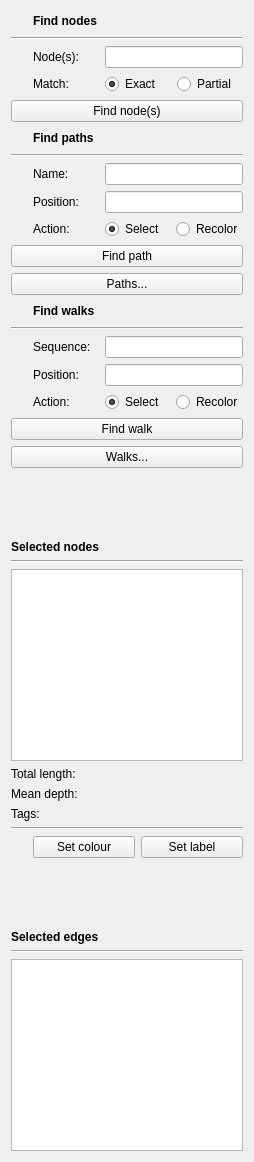
      <widget class="QWidget" name="selectionScrollAreaWidgetContents">
       <property name="geometry">
        <rect>
         <x>0</x>
         <y>0</y>
         <width>254</width>
         <height>1130</height>
        </rect>
       </property>
       <property name="sizePolicy">
        <sizepolicy hsizetype="Minimum" vsizetype="Preferred">
         <horstretch>0</horstretch>
         <verstretch>0</verstretch>
        </sizepolicy>
       </property>
       <layout class="QVBoxLayout" name="verticalLayout_4">
        <item>
         <layout class="QHBoxLayout" name="hLayout_findNodes">
          <item>
           <widget class="InfoTextWidget" name="findNodesHeaderInfo" native="true">
            <property name="sizePolicy">
             <sizepolicy hsizetype="Fixed" vsizetype="Fixed">
              <horstretch>0</horstretch>
              <verstretch>0</verstretch>
             </sizepolicy>
            </property>
            <property name="minimumSize">
             <size>
              <width>16</width>
              <height>16</height>
             </size>
            </property>
            <property name="toolTip">
             <string>&lt;html&gt;&lt;head/&gt;&lt;body&gt;&lt;p&gt;Type a comma-delimited list of node names or numbers and click &apos;Find node(s)&apos; to search for and select nodes in the graph. Supports both exact and partial name matching.&lt;/p&gt;&lt;/body&gt;&lt;/html&gt;</string>
            </property>
           </widget>
          </item>
          <item>
           <widget class="QLabel" name="label_14">
            <property name="font">
             <font>
              <bold>true</bold>
             </font>
            </property>
            <property name="text">
             <string>Find nodes</string>
            </property>
           </widget>
          </item>
          <item>
           <spacer name="findNodesHeaderSpacer">
            <property name="orientation">
             <enum>Qt::Horizontal</enum>
            </property>
            <property name="sizeType">
             <enum>QSizePolicy::Expanding</enum>
            </property>
            <property name="sizeHint" stdset="0">
             <size>
              <width>40</width>
              <height>20</height>
             </size>
            </property>
           </spacer>
          </item>
         </layout>
        </item>
        <item>
         <widget class="Line" name="line_10">
          <property name="orientation">
           <enum>Qt::Horizontal</enum>
          </property>
         </widget>
        </item>
        <item>
         <widget class="QWidget" name="nodeSelectionWidget" native="true">
          <property name="enabled">
           <bool>true</bool>
          </property>
          <layout class="QGridLayout" name="gridLayout_2">
           <property name="leftMargin">
            <number>0</number>
           </property>
           <property name="topMargin">
            <number>0</number>
           </property>
           <property name="rightMargin">
            <number>0</number>
           </property>
           <property name="bottomMargin">
            <number>0</number>
           </property>
           <item row="1" column="0">
            <widget class="InfoTextWidget" name="selectionSearchNodesMatchTypeInfoText" native="true">
             <property name="enabled">
              <bool>true</bool>
             </property>
             <property name="sizePolicy">
              <sizepolicy hsizetype="Fixed" vsizetype="Fixed">
               <horstretch>0</horstretch>
               <verstretch>0</verstretch>
              </sizepolicy>
             </property>
             <property name="minimumSize">
              <size>
               <width>16</width>
               <height>16</height>
              </size>
             </property>
             <property name="toolTip">
              <string>&lt;html&gt;&lt;head/&gt;&lt;body&gt;&lt;p&gt;When 'Exact' match is used, nodes will only be selected if their name exactly matches your input above.&lt;br/&gt;&lt;br/&gt;When 'Partial' match is used, nodes will be selected if any part of their name matches your input above.&lt;/p&gt;&lt;/body&gt;&lt;/html&gt;</string>
             </property>
            </widget>
           </item>
           <item row="1" column="2">
            <widget class="QRadioButton" name="selectionSearchNodesExactMatchRadioButton">
             <property name="focusPolicy">
              <enum>Qt::StrongFocus</enum>
             </property>
             <property name="text">
              <string>Exact</string>
             </property>
             <property name="checked">
              <bool>true</bool>
             </property>
            </widget>
           </item>
           <item row="0" column="1">
            <widget class="QLabel" name="label_12">
             <property name="enabled">
              <bool>true</bool>
             </property>
             <property name="sizePolicy">
              <sizepolicy hsizetype="Minimum" vsizetype="Preferred">
               <horstretch>0</horstretch>
               <verstretch>0</verstretch>
              </sizepolicy>
             </property>
             <property name="text">
              <string>Node(s):</string>
             </property>
            </widget>
           </item>
           <item row="0" column="0">
            <widget class="InfoTextWidget" name="selectionSearchInfoText" native="true">
             <property name="sizePolicy">
              <sizepolicy hsizetype="Fixed" vsizetype="Fixed">
               <horstretch>0</horstretch>
               <verstretch>0</verstretch>
              </sizepolicy>
             </property>
             <property name="minimumSize">
              <size>
               <width>16</width>
               <height>16</height>
              </size>
             </property>
             <property name="toolTip">
              <string>&lt;html&gt;&lt;head/&gt;&lt;body&gt;&lt;p&gt;Type a comma-delimited list of one or mode node numbers and then click the 'Find node(s)' button to search for nodes in the graph. If the search is successful, the view will zoom to the found nodes and they will be selected.&lt;/p&gt;&lt;/body&gt;&lt;/html&gt;</string>
             </property>
            </widget>
           </item>
           <item row="1" column="1">
            <widget class="QLabel" name="label_16">
             <property name="enabled">
              <bool>true</bool>
             </property>
             <property name="text">
              <string>Match:</string>
             </property>
            </widget>
           </item>
           <item row="1" column="3">
            <widget class="QRadioButton" name="selectionSearchNodesPartialMatchRadioButton">
             <property name="focusPolicy">
              <enum>Qt::StrongFocus</enum>
             </property>
             <property name="text">
              <string>Partial</string>
             </property>
            </widget>
           </item>
           <item row="0" column="2" colspan="2">
            <widget class="QLineEdit" name="selectionSearchNodesLineEdit">
             <property name="enabled">
              <bool>true</bool>
             </property>
             <property name="sizePolicy">
              <sizepolicy hsizetype="Minimum" vsizetype="Fixed">
               <horstretch>0</horstretch>
               <verstretch>0</verstretch>
              </sizepolicy>
             </property>
             <property name="focusPolicy">
              <enum>Qt::StrongFocus</enum>
             </property>
            </widget>
           </item>
          </layout>
         </widget>
        </item>
        <item>
         <widget class="QPushButton" name="selectNodesButton">
          <property name="focusPolicy">
           <enum>Qt::StrongFocus</enum>
          </property>
          <property name="text">
           <string>Find node(s)</string>
          </property>
         </widget>
        </item>
        <item>
         <layout class="QHBoxLayout" name="hLayout_findPaths">
          <item>
           <widget class="InfoTextWidget" name="findPathsHeaderInfo" native="true">
            <property name="sizePolicy">
             <sizepolicy hsizetype="Fixed" vsizetype="Fixed">
              <horstretch>0</horstretch>
              <verstretch>0</verstretch>
             </sizepolicy>
            </property>
            <property name="minimumSize">
             <size>
              <width>16</width>
              <height>16</height>
             </size>
            </property>
            <property name="toolTip">
             <string>&lt;html&gt;&lt;head/&gt;&lt;body&gt;&lt;p&gt;Search for a named path in the graph by name. Paths are ordered sequences of oriented nodes. Use &apos;Find path&apos; to select or recolor all nodes belonging to the matching path.&lt;/p&gt;&lt;/body&gt;&lt;/html&gt;</string>
            </property>
           </widget>
          </item>
          <item>
           <widget class="QLabel" name="label_114">
            <property name="font">
             <font>
              <bold>true</bold>
             </font>
            </property>
            <property name="text">
             <string>Find paths</string>
            </property>
           </widget>
          </item>
          <item>
           <spacer name="findPathsHeaderSpacer">
            <property name="orientation">
             <enum>Qt::Horizontal</enum>
            </property>
            <property name="sizeType">
             <enum>QSizePolicy::Expanding</enum>
            </property>
            <property name="sizeHint" stdset="0">
             <size>
              <width>40</width>
              <height>20</height>
             </size>
            </property>
           </spacer>
          </item>
         </layout>
        </item>
        <item>
         <widget class="Line" name="line_101">
          <property name="orientation">
           <enum>Qt::Horizontal</enum>
          </property>
         </widget>
        </item>
        <item>
         <widget class="QWidget" name="pathSelectionWidget" native="true">
          <property name="enabled">
           <bool>true</bool>
          </property>
          <layout class="QGridLayout" name="gridLayout_21">
           <property name="leftMargin">
            <number>0</number>
           </property>
           <property name="topMargin">
            <number>0</number>
           </property>
           <property name="rightMargin">
            <number>0</number>
           </property>
           <property name="bottomMargin">
            <number>0</number>
           </property>
           <item row="2" column="0">
            <widget class="InfoTextWidget" name="pathSelectionTypeInfoText" native="true">
             <property name="enabled">
              <bool>true</bool>
             </property>
             <property name="sizePolicy">
              <sizepolicy hsizetype="Fixed" vsizetype="Fixed">
               <horstretch>0</horstretch>
               <verstretch>0</verstretch>
              </sizepolicy>
             </property>
             <property name="minimumSize">
              <size>
               <width>16</width>
               <height>16</height>
              </size>
             </property>
             <property name="toolTip">
              <string>&lt;html&gt;&lt;head/&gt;&lt;body&gt;&lt;p&gt;&lt;b&gt;Select&lt;/b&gt; highlights the matching path's nodes in the graph view.&lt;br/&gt;&lt;br/&gt;&lt;b&gt;Recolor&lt;/b&gt; assigns a custom colour to the matching path's nodes (requires 'Custom colours' colouring mode).&lt;/p&gt;&lt;/body&gt;&lt;/html&gt;</string>
             </property>
            </widget>
           </item>
           <item row="0" column="2" colspan="2">
            <widget class="QLineEdit" name="pathSelectionLineEdit2">
             <property name="enabled">
              <bool>true</bool>
             </property>
             <property name="sizePolicy">
              <sizepolicy hsizetype="Minimum" vsizetype="Fixed">
               <horstretch>0</horstretch>
               <verstretch>0</verstretch>
              </sizepolicy>
             </property>
             <property name="focusPolicy">
              <enum>Qt::StrongFocus</enum>
             </property>
            </widget>
           </item>
           <item row="0" column="1">
            <widget class="QLabel" name="label_112">
             <property name="enabled">
              <bool>true</bool>
             </property>
             <property name="sizePolicy">
              <sizepolicy hsizetype="Minimum" vsizetype="Preferred">
               <horstretch>0</horstretch>
               <verstretch>0</verstretch>
              </sizepolicy>
             </property>
             <property name="text">
              <string>Name:</string>
             </property>
            </widget>
           </item>
           <item row="2" column="3">
            <widget class="QRadioButton" name="pathSelectionRecolorRadioButton">
             <property name="focusPolicy">
              <enum>Qt::StrongFocus</enum>
             </property>
             <property name="text">
              <string>Recolor</string>
             </property>
            </widget>
           </item>
           <item row="2" column="1">
            <widget class="QLabel" name="label_116">
             <property name="enabled">
              <bool>true</bool>
             </property>
             <property name="text">
              <string>Action:</string>
             </property>
            </widget>
           </item>
           <item row="2" column="2">
            <widget class="QRadioButton" name="pathSelectionSelectRadioButton">
             <property name="focusPolicy">
              <enum>Qt::StrongFocus</enum>
             </property>
             <property name="text">
              <string>Select</string>
             </property>
             <property name="checked">
              <bool>true</bool>
             </property>
            </widget>
           </item>
           <item row="0" column="0">
            <widget class="InfoTextWidget" name="pathSelectionInfoText2" native="true">
             <property name="sizePolicy">
              <sizepolicy hsizetype="Fixed" vsizetype="Fixed">
               <horstretch>0</horstretch>
               <verstretch>0</verstretch>
              </sizepolicy>
             </property>
             <property name="minimumSize">
              <size>
               <width>16</width>
               <height>16</height>
              </size>
             </property>
             <property name="toolTip">
              <string>&lt;html&gt;&lt;head/&gt;&lt;body&gt;&lt;p&gt;Type a path name and click &apos;Find path&apos; to locate a named path in the graph. Optionally specify a position to zoom to a particular location within the path.&lt;/p&gt;&lt;/body&gt;&lt;/html&gt;</string>
             </property>
            </widget>
           </item>
           <item row="1" column="1">
            <widget class="QLabel" name="label">
             <property name="text">
              <string>Position:</string>
             </property>
            </widget>
           </item>
           <item row="1" column="2" colspan="2">
            <widget class="QLineEdit" name="pathSelectionPositionLineEdit"/>
           </item>
          </layout>
         </widget>
        </item>
        <item>
         <widget class="QPushButton" name="pathSelectButton">
          <property name="focusPolicy">
           <enum>Qt::StrongFocus</enum>
          </property>
          <property name="text">
           <string>Find path</string>
          </property>
         </widget>
        </item>
        <item>
         <widget class="QPushButton" name="pathListButton">
          <property name="text">
           <string>Paths...</string>
          </property>
         </widget>
        </item>

        <item>
         <layout class="QHBoxLayout" name="hLayout_findWalks">
          <item>
           <widget class="InfoTextWidget" name="findWalksHeaderInfo" native="true">
            <property name="sizePolicy">
             <sizepolicy hsizetype="Fixed" vsizetype="Fixed">
              <horstretch>0</horstretch>
              <verstretch>0</verstretch>
             </sizepolicy>
            </property>
            <property name="minimumSize">
             <size>
              <width>16</width>
              <height>16</height>
             </size>
            </property>
            <property name="toolTip">
             <string>&lt;html&gt;&lt;head/&gt;&lt;body&gt;&lt;p&gt;Search for a named walk in the graph by sequence name. Walks are paths through the graph defined in GFA W-lines. Use &apos;Find walk&apos; to select or recolor all nodes belonging to the matching walk.&lt;/p&gt;&lt;/body&gt;&lt;/html&gt;</string>
            </property>
           </widget>
          </item>
          <item>
           <widget class="QLabel" name="label_115">
            <property name="font">
             <font>
              <bold>true</bold>
             </font>
            </property>
            <property name="text">
             <string>Find walks</string>
            </property>
           </widget>
          </item>
          <item>
           <spacer name="findWalksHeaderSpacer">
            <property name="orientation">
             <enum>Qt::Horizontal</enum>
            </property>
            <property name="sizeType">
             <enum>QSizePolicy::Expanding</enum>
            </property>
            <property name="sizeHint" stdset="0">
             <size>
              <width>40</width>
              <height>20</height>
             </size>
            </property>
           </spacer>
          </item>
         </layout>
        </item>
        <item>
         <widget class="Line" name="line_102">
          <property name="orientation">
           <enum>Qt::Horizontal</enum>
          </property>
         </widget>
        </item>

        <item>
         <widget class="QWidget" name="walkSelectionWidget" native="true">
          <property name="enabled">
           <bool>true</bool>
          </property>
          <layout class="QGridLayout" name="gridLayout_22">
           <property name="leftMargin">
            <number>0</number>
           </property>
           <property name="topMargin">
            <number>0</number>
           </property>
           <property name="rightMargin">
            <number>0</number>
           </property>
           <property name="bottomMargin">
            <number>0</number>
           </property>
           <item row="2" column="0">
            <widget class="InfoTextWidget" name="walkSelectionTypeInfoText" native="true">
             <property name="enabled">
              <bool>true</bool>
             </property>
             <property name="sizePolicy">
              <sizepolicy hsizetype="Fixed" vsizetype="Fixed">
               <horstretch>0</horstretch>
               <verstretch>0</verstretch>
              </sizepolicy>
             </property>
             <property name="minimumSize">
              <size>
               <width>16</width>
               <height>16</height>
              </size>
             </property>
             <property name="toolTip">
              <string>&lt;html&gt;&lt;head/&gt;&lt;body&gt;&lt;p&gt;&lt;b&gt;Select&lt;/b&gt; highlights the matching walk's nodes in the graph view.&lt;br/&gt;&lt;br/&gt;&lt;b&gt;Recolor&lt;/b&gt; assigns a custom colour to the matching walk's nodes (requires 'Custom colours' colouring mode).&lt;/p&gt;&lt;/body&gt;&lt;/html&gt;</string>
             </property>
            </widget>
           </item>
           <item row="0" column="2" colspan="2">
            <widget class="QLineEdit" name="walkSelectionLineEdit2">
             <property name="enabled">
              <bool>true</bool>
             </property>
             <property name="sizePolicy">
              <sizepolicy hsizetype="Minimum" vsizetype="Fixed">
               <horstretch>0</horstretch>
               <verstretch>0</verstretch>
              </sizepolicy>
             </property>
             <property name="focusPolicy">
              <enum>Qt::StrongFocus</enum>
             </property>
            </widget>
           </item>
           <item row="0" column="1">
            <widget class="QLabel" name="label_113">
             <property name="enabled">
              <bool>true</bool>
             </property>
             <property name="sizePolicy">
              <sizepolicy hsizetype="Minimum" vsizetype="Preferred">
               <horstretch>0</horstretch>
               <verstretch>0</verstretch>
              </sizepolicy>
             </property>
             <property name="text">
              <string>Sequence:</string>
             </property>
            </widget>
           </item>
           <item row="2" column="3">
            <widget class="QRadioButton" name="walkSelectionRecolorRadioButton">
             <property name="focusPolicy">
              <enum>Qt::StrongFocus</enum>
             </property>
             <property name="text">
              <string>Recolor</string>
             </property>
            </widget>
           </item>
           <item row="2" column="1">
            <widget class="QLabel" name="label_117">
             <property name="enabled">
              <bool>true</bool>
             </property>
             <property name="text">
              <string>Action:</string>
             </property>
            </widget>
           </item>
           <item row="2" column="2">
            <widget class="QRadioButton" name="walkSelectionSelectRadioButton">
             <property name="focusPolicy">
              <enum>Qt::StrongFocus</enum>
             </property>
             <property name="text">
              <string>Select</string>
             </property>
             <property name="checked">
              <bool>true</bool>
             </property>
            </widget>
           </item>
           <item row="0" column="0">
            <widget class="InfoTextWidget" name="walkSelectionInfoText2" native="true">
             <property name="sizePolicy">
              <sizepolicy hsizetype="Fixed" vsizetype="Fixed">
               <horstretch>0</horstretch>
               <verstretch>0</verstretch>
              </sizepolicy>
             </property>
             <property name="minimumSize">
              <size>
               <width>16</width>
               <height>16</height>
              </size>
             </property>
             <property name="toolTip">
              <string>&lt;html&gt;&lt;head/&gt;&lt;body&gt;&lt;p&gt;Type a walk sequence name and click &apos;Find walk&apos; to locate a named walk in the graph. Optionally specify a position to zoom to a particular location within the walk.&lt;/p&gt;&lt;/body&gt;&lt;/html&gt;</string>
             </property>
            </widget>
           </item>
           <item row="1" column="1">
            <widget class="QLabel" name="label2">
             <property name="text">
              <string>Position:</string>
             </property>
            </widget>
           </item>
           <item row="1" column="2" colspan="2">
            <widget class="QLineEdit" name="walkSelectionPositionLineEdit"/>
           </item>
          </layout>
         </widget>
        </item>
        <item>
         <widget class="QPushButton" name="walkSelectButton">
          <property name="focusPolicy">
           <enum>Qt::StrongFocus</enum>
          </property>
          <property name="text">
           <string>Find walk</string>
          </property>
         </widget>
        </item>
        <item>
         <widget class="QPushButton" name="walkListButton">
          <property name="text">
           <string>Walks...</string>
          </property>
         </widget>
        </item>

        <item>
         <widget class="QWidget" name="selectedNodesSpacerWidget" native="true">
          <layout class="QVBoxLayout" name="verticalLayout_5">
           <property name="leftMargin">
            <number>0</number>
           </property>
           <property name="topMargin">
            <number>0</number>
           </property>
           <property name="rightMargin">
            <number>0</number>
           </property>
           <property name="bottomMargin">
            <number>0</number>
           </property>
           <item>
            <spacer name="selectedNodesSpacer">
             <property name="orientation">
              <enum>Qt::Vertical</enum>
             </property>
             <property name="sizeType">
              <enum>QSizePolicy::Fixed</enum>
             </property>
             <property name="sizeHint" stdset="0">
              <size>
               <width>20</width>
               <height>60</height>
              </size>
             </property>
            </spacer>
           </item>
          </layout>
         </widget>
        </item>
        <item>
         <widget class="QLabel" name="selectedNodesTitleLabel">
          <property name="sizePolicy">
           <sizepolicy hsizetype="Minimum" vsizetype="Preferred">
            <horstretch>0</horstretch>
            <verstretch>0</verstretch>
           </sizepolicy>
          </property>
          <property name="font">
           <font>
            <bold>true</bold>
           </font>
          </property>
          <property name="text">
           <string>Selected nodes</string>
          </property>
         </widget>
        </item>
        <item>
         <widget class="Line" name="selectedNodesLine1">
          <property name="orientation">
           <enum>Qt::Horizontal</enum>
          </property>
         </widget>
        </item>
        <item>
         <widget class="QPlainTextEdit" name="selectedNodesTextEdit">
          <property name="sizePolicy">
           <sizepolicy hsizetype="Ignored" vsizetype="Minimum">
            <horstretch>0</horstretch>
            <verstretch>0</verstretch>
           </sizepolicy>
          </property>
          <property name="readOnly">
           <bool>true</bool>
          </property>
         </widget>
        </item>
        <item>
         <widget class="QLabel" name="selectedNodesLengthLabel">
          <property name="sizePolicy">
           <sizepolicy hsizetype="Minimum" vsizetype="Preferred">
            <horstretch>0</horstretch>
            <verstretch>0</verstretch>
           </sizepolicy>
          </property>
          <property name="text">
           <string>Total length:</string>
          </property>
          <property name="alignment">
           <set>Qt::AlignLeading|Qt::AlignLeft|Qt::AlignVCenter</set>
          </property>
         </widget>
        </item>
        <item>
         <widget class="QLabel" name="selectedNodesDepthLabel">
          <property name="sizePolicy">
           <sizepolicy hsizetype="Minimum" vsizetype="Preferred">
            <horstretch>0</horstretch>
            <verstretch>0</verstretch>
           </sizepolicy>
          </property>
          <property name="text">
           <string>Mean depth:</string>
          </property>
          <property name="alignment">
           <set>Qt::AlignLeading|Qt::AlignLeft|Qt::AlignVCenter</set>
          </property>
         </widget>
        </item>
        <item>
         <widget class="QLabel" name="selectedNodesTagLabel">
          <property name="sizePolicy">
           <sizepolicy hsizetype="Minimum" vsizetype="Preferred">
            <horstretch>0</horstretch>
            <verstretch>0</verstretch>
           </sizepolicy>
          </property>
          <property name="text">
           <string>Tags:</string>
          </property>
          <property name="alignment">
           <set>Qt::AlignLeading|Qt::AlignLeft|Qt::AlignVCenter</set>
          </property>
         </widget>
        </item>
        <item>
         <widget class="Line" name="selectedNodesLine2">
          <property name="orientation">
           <enum>Qt::Horizontal</enum>
          </property>
         </widget>
        </item>
        <item>
         <widget class="QWidget" name="selectedNodesModificationWidget" native="true">
          <layout class="QGridLayout" name="gridLayout">
           <property name="leftMargin">
            <number>0</number>
           </property>
           <property name="topMargin">
            <number>0</number>
           </property>
           <property name="rightMargin">
            <number>0</number>
           </property>
           <property name="bottomMargin">
            <number>0</number>
           </property>
           <item row="0" column="0">
            <widget class="InfoTextWidget" name="setColourAndLabelInfoText" native="true">
             <property name="sizePolicy">
              <sizepolicy hsizetype="Fixed" vsizetype="Fixed">
               <horstretch>0</horstretch>
               <verstretch>0</verstretch>
              </sizepolicy>
             </property>
             <property name="minimumSize">
              <size>
               <width>16</width>
               <height>16</height>
              </size>
             </property>
             <property name="toolTip">
              <string>&lt;html&gt;&lt;head/&gt;&lt;body&gt;&lt;p&gt;Custom colours and labels can be applied to selected nodes using these buttons. They will only be visible when the colouring mode is set to 'Custom colours' and the 'Custom' label option is ticked.  &lt;/p&gt;&lt;/body&gt;&lt;/html&gt;</string>
             </property>
            </widget>
           </item>
           <item row="0" column="2">
            <widget class="QPushButton" name="setNodeCustomLabelButton">
             <property name="focusPolicy">
              <enum>Qt::StrongFocus</enum>
             </property>
             <property name="toolTip">
              <string>Ctrl+L</string>
             </property>
             <property name="text">
              <string>Set label</string>
             </property>
            </widget>
           </item>
           <item row="0" column="1">
            <widget class="QPushButton" name="setNodeCustomColourButton">
             <property name="focusPolicy">
              <enum>Qt::StrongFocus</enum>
             </property>
             <property name="toolTip">
              <string>Ctrl+O</string>
             </property>
             <property name="text">
              <string>Set colour</string>
             </property>
            </widget>
           </item>
          </layout>
         </widget>
        </item>
        <item>
         <widget class="QWidget" name="selectedEdgesSpacerWidget" native="true">
          <layout class="QVBoxLayout" name="verticalLayout_6">
           <property name="leftMargin">
            <number>0</number>
           </property>
           <property name="topMargin">
            <number>0</number>
           </property>
           <property name="rightMargin">
            <number>0</number>
           </property>
           <property name="bottomMargin">
            <number>0</number>
           </property>
           <item>
            <spacer name="selectedEdgesSpacer">
             <property name="orientation">
              <enum>Qt::Vertical</enum>
             </property>
             <property name="sizeType">
              <enum>QSizePolicy::Fixed</enum>
             </property>
             <property name="sizeHint" stdset="0">
              <size>
               <width>20</width>
               <height>60</height>
              </size>
             </property>
            </spacer>
           </item>
          </layout>
         </widget>
        </item>
        <item>
         <widget class="QLabel" name="selectedEdgesTitleLabel">
          <property name="sizePolicy">
           <sizepolicy hsizetype="Minimum" vsizetype="Preferred">
            <horstretch>0</horstretch>
            <verstretch>0</verstretch>
           </sizepolicy>
          </property>
          <property name="font">
           <font>
            <bold>true</bold>
           </font>
          </property>
          <property name="text">
           <string>Selected edges</string>
          </property>
         </widget>
        </item>
        <item>
         <widget class="Line" name="selectedEdgesLine">
          <property name="orientation">
           <enum>Qt::Horizontal</enum>
          </property>
         </widget>
        </item>
        <item>
         <widget class="QPlainTextEdit" name="selectedEdgesTextEdit">
          <property name="sizePolicy">
           <sizepolicy hsizetype="Ignored" vsizetype="Minimum">
            <horstretch>0</horstretch>
            <verstretch>0</verstretch>
           </sizepolicy>
          </property>
          <property name="readOnly">
           <bool>true</bool>
          </property>
         </widget>
        </item>
        <item>
         <spacer name="verticalSpacer_5">
          <property name="orientation">
           <enum>Qt::Vertical</enum>
          </property>
          <property name="sizeHint" stdset="0">
           <size>
            <width>20</width>
            <height>40</height>
           </size>
          </property>
         </spacer>
        </item>
       </layout>
      </widget>
